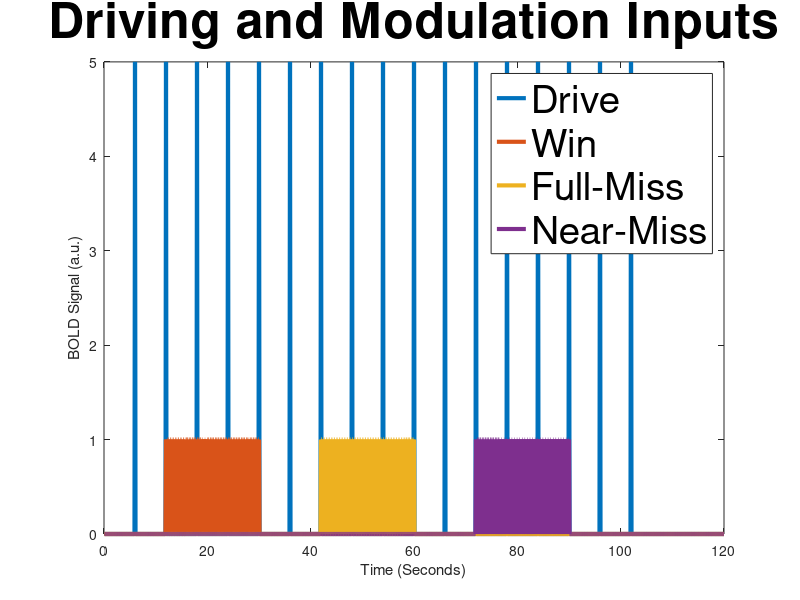

The MATLAB script that drew this image: (Note: this script raises an error after producing the figure.)
function U = create_input

%%%%%%%%%%%
% Creates four different inputs for the gambling addiction model
% with the first one being the driving input pulses, second one being 
% modulatory input block for win situation, third one being modulatory input
% block for full-miss loss situation and the last one being modulatory input
% for near-miss loss situation

U.iniDur = 120;       % Duration for the session
U.dt = 0.1;
U.stimTD = 6;     % Time difference between each input pulses

% Input 1: Driving Input Pulses
endPulse = U.iniDur-3*U.stimTD;
input1 = round(U.stimTD/U.dt : U.stimTD/U.dt : (endPulse)/U.dt);
u1 = zeros(U.iniDur/U.dt, 1);
u1(input1) = 5;

% Input 2: Modulatory Input for Win Situation
blockW = 3*U.stimTD;
u2 = zeros(U.iniDur/U.dt, 1);

% Input 3: Modulatory Input for Full-Miss Loss Situation
blockL = 3*U.stimTD;
u3 = zeros(U.iniDur/U.dt, 1);

% Input 4: Modulatory Input for Near-Miss Loss Situation
blockNM = 3*U.stimTD;
u4 = zeros(U.iniDur/U.dt, 1);

U.blockAll = [2*U.stimTD,
            2*U.stimTD+blockW,
            2*U.stimTD+blockW+2*U.stimTD,
            2*U.stimTD+blockW+2*U.stimTD+blockL,
            2*U.stimTD+blockW+2*U.stimTD+blockL+2*U.stimTD,
            2*U.stimTD+blockW+2*U.stimTD+blockL+2*U.stimTD+blockNM];
  
%% Loop for u2,u3 and u4
totalTime = U.iniDur/U.dt;
breakTime = U.iniDur - (blockW+blockL+blockNM+U.stimTD+endPulse-U.iniDur);

for t = 1:totalTime
    if t*U.dt > U.blockAll(2)
        u2(t) = 0;
    elseif any(~mod(t*U.dt,U.blockAll(1):U.dt:U.blockAll(2))) == 1
        u2(t) = 1;
    end
    if t*U.dt > U.blockAll(4)
        u3(t) = 0;
    elseif any(~mod(t*U.dt,U.blockAll(3):U.dt:U.blockAll(4))) == 1
        u3(t) = 1;
    end
    if t*U.dt > U.blockAll(6)
        u4(t) = 0;
    elseif any(~mod(t*U.dt,U.blockAll(5):U.dt:U.blockAll(6))) == 1
        u4(t) = 1;
    end
end


%% Verification Plot
x = (1:totalTime)*U.dt;
y1 = u1;
plot(x,y1,'Linewidth',3)
hold on
y2 = u2;
plot(x,y2,'LineWidth',3)
hold on
y3 = u3;
plot(x,y3,'LineWidth',3)
hold on
y4 = u4;
plot(x,y4,'LineWidth',3)
title('Driving and Modulation Inputs','FontSize',36)
legend('Drive', 'Win', 'Full-Miss', 'Near-Miss','FontSize',28)
xlabel('Time (Seconds)')
ylabel('BOLD Signal (a.u.)')
ax = gca;
ax.XAxis.FontSize = 30;
ax.YAxis.FontSize = 30;

U.u = [u2,u3,u4,u1]';

end